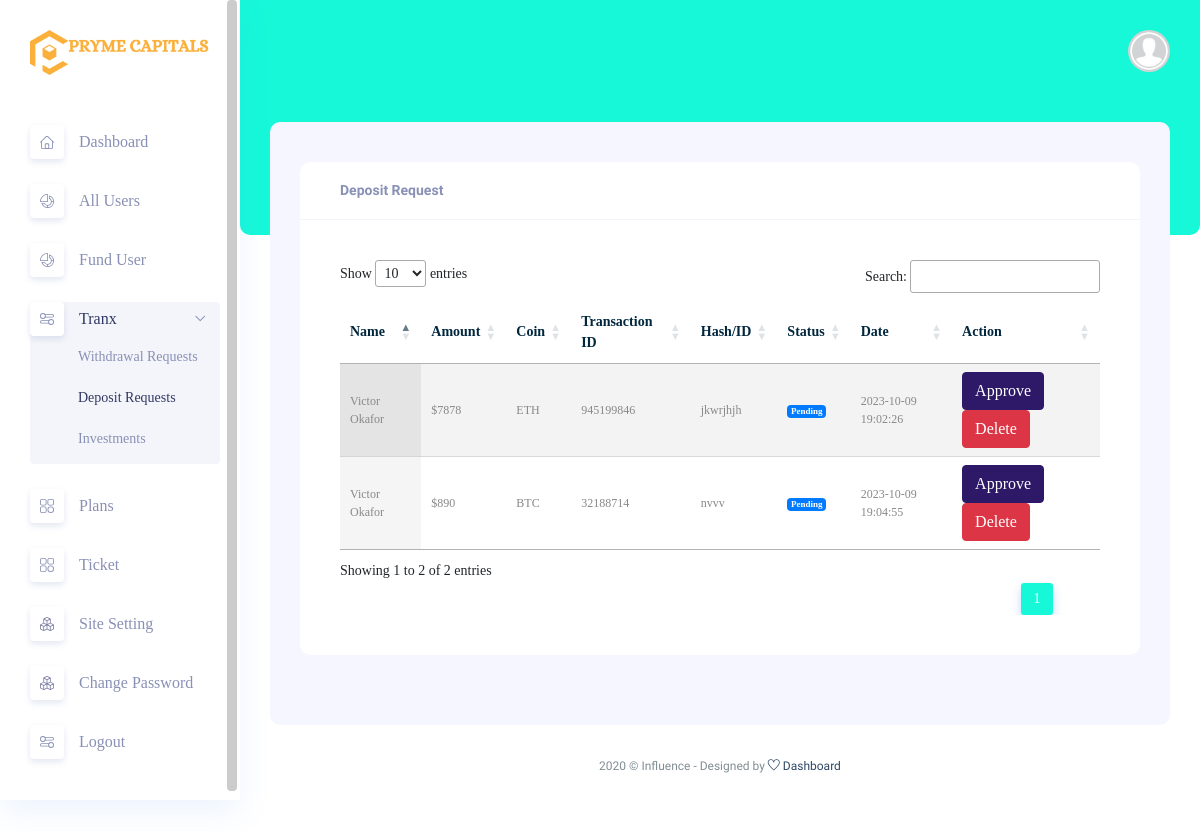
Screenshot of /backadmin/deposit-request.php (signed in) with the database file from the repository.
### tables this page shows
CREATE TABLE IF NOT EXISTS `_history` (
  `hId` int(11) NOT NULL AUTO_INCREMENT,
  `hUser` int(11) NOT NULL DEFAULT 0,
  `hTrx` int(11) NOT NULL DEFAULT 0,
  `hAmt` int(11) NOT NULL DEFAULT 0,
  `hGateway` varchar(50) DEFAULT NULL,
  `hLink` varchar(150) DEFAULT NULL,
  `hStatus` enum('Pending','Approved') DEFAULT 'Pending',
  `hDate` timestamp NULL DEFAULT current_timestamp(),
  PRIMARY KEY (`hId`)
);

CREATE TABLE IF NOT EXISTS `_users` (
  `_uId` int(11) NOT NULL AUTO_INCREMENT,
  `_fName` varchar(50) DEFAULT NULL,
  `_lName` varchar(50) DEFAULT NULL,
  `_country` varchar(100) DEFAULT NULL,
  `_uPhone` varchar(15) DEFAULT NULL,
  `_uEmail` varchar(50) DEFAULT NULL,
  `_userName` varchar(50) DEFAULT NULL,
  `_uPassword` varchar(50) DEFAULT NULL,
  `_Pic` varchar(50) DEFAULT NULL,
  `_addr` varchar(50) DEFAULT NULL,
  `_state` varchar(30) DEFAULT NULL,
  `_zip` varchar(15) DEFAULT NULL,
  `_city` varchar(20) DEFAULT NULL,
  `_uStatus` enum('New','Active','Suspended') DEFAULT 'Active',
  `_regTime` timestamp NULL DEFAULT current_timestamp(),
  `_depositBal` float DEFAULT 0,
  `_interestBal` float NOT NULL DEFAULT 0,
  `_totalInvest` float NOT NULL DEFAULT 0,
  `_totalBal` float DEFAULT 0,
  `_totalWithdraw` float NOT NULL DEFAULT 0,
  `_referralEarn` float NOT NULL DEFAULT 0,
  `_otp` varchar(10) DEFAULT NULL,
  `_otpExpiry` varchar(20) DEFAULT NULL,
  `_referredMe` varchar(50) DEFAULT NULL,
  `_firstDeposit` enum('Y','N') DEFAULT 'Y',
  PRIMARY KEY (`_uId`),
  UNIQUE KEY `_uId` (`_userName`) USING BTREE
);

### backadmin/include/function.php (called while the page is built, shortened)
  <?php
function fetchDeposit(){
global $conn;
$query = $conn->query("select * from _history join ".C." on hUser = _uId");
while($row = mysqli_fetch_assoc($query)){
	$result[] = $row;
}
return $result;
}
?>

### backadmin/deposit-request.php (the view, shortened to what this page needs)
<!DOCTYPE html>
<html lang="zxx">
<head>
    <link rel="stylesheet" href="css/bootstrap.min.css" />
    <link rel="stylesheet" href="vendors/themefy_icon/themify-icons.css" />
     <link rel="stylesheet" href="vendors/scroll/scrollable.css" />
    <link rel="stylesheet" href="vendors/font_awesome/css/all.min.css" />
    <link rel="stylesheet" href="vendors/datatable/css/jquery.dataTables.min.css" />
    <link rel="stylesheet" href="vendors/datatable/css/responsive.dataTables.min.css" />
    <link rel="stylesheet" href="vendors/datatable/css/buttons.dataTables.min.css" />
    <link rel="stylesheet" href="https://cdn.datatables.net/1.11.5/css/jquery.dataTables.min.css" />
    <link rel="stylesheet" href="css/metisMenu.css">
    <link rel="stylesheet" href="css/style.css" />
	<link href="css/sweetalert2.min.css" rel="stylesheet">
    <link rel="stylesheet" href="alertifyjs/css/alertify.min.css">
</head>
<body class="crm_body_bg">
 <?php include "side-bar.php"; ?>
  <section class="main_content dashboard_part large_header_bg">
		<?php include "top-bar.php"; ?>
    <div class="main_content_iner ">
        <div class="container-fluid p-0">
            <div class="row justify-content-center">
                <div class="col-lg-12">
                    <div class="white_card card_height_100 mb_30">
                        <div class="white_card_header">
                            <div class="box_header m-0">
                                <div class="main-title">
                                    <h3 class="m-0">Deposit Request</h3>
                                </div>
                            </div>
                        </div>
                        <div class="white_card_body">
                            <div class="QA_section" style="overflow-x:auto;">
								<table id="myTable" class="display">
									<thead>
										<tr>
											<th>Name</th>
											<th>Amount</th>
											<th>Coin</th>
											<th>Transaction ID</th>
											<th>Hash/ID</th>
											<th>Status</th>
											<th>Date</th>
											<th>Action</th>
										</tr>
									</thead>
									<tbody>
									<?php foreach(fetchDeposit() as $deposit){ ?>
										<tr>
											<td><?php echo $deposit['_fName']." ".$deposit['_lName']; ?></td>
											<td>$<?php echo $deposit['hAmt']; ?></td>
											<td><?php echo $deposit['hGateway']; ?></td>
											<td><?php echo $deposit['hTrx']; ?></td>
											<td><?php echo $deposit['hLink']; ?></td>
											<td><?php
												if($deposit['hStatus'] == "Pending"){ ?>
													<div class="badge badge-primary">Pending</div>
												<?php }else if($deposit['hStatus'] == "Approved"){ ?>
													<div class="badge badge-success">Approved</div>
												<?php } ?>
											</td>
											<td><?php echo $deposit['hDate']; ?></td>
											<td>
												<?php if($deposit['hStatus'] == "Pending"){ ?>
													<button type="button" class="btn btn-primary" onclick="approve(<?php echo $deposit['hId']; ?>)">Approve</button>
													<button type="button" class="btn btn-danger" onclick="_delete(<?php echo $deposit['hId']; ?>)">Delete</button>
												<?php }
											?>
											</td>
										</tr>
									<?php } ?>
									</tbody>
								</table>
							</div>
                        </div>
                    </div>
                </div>
            </div>
        </div>
    </div>
<?php include "footer.php"; ?>
</section>
</body>
</html>

### rows the page displays
_history: _users._fName "Victor", _users._lName "Okafor", hAmt "7878", hGateway "ETH", hTrx "945199846", hLink "jkwrjhjh", hStatus "Pending", hDate "2023-10-09 19:02:26"
_history: _users._fName "Victor", _users._lName "Okafor", hAmt "890", hGateway "BTC", hTrx "32188714", hLink "nvvv", hStatus "Pending", hDate "2023-10-09 19:04:55"
